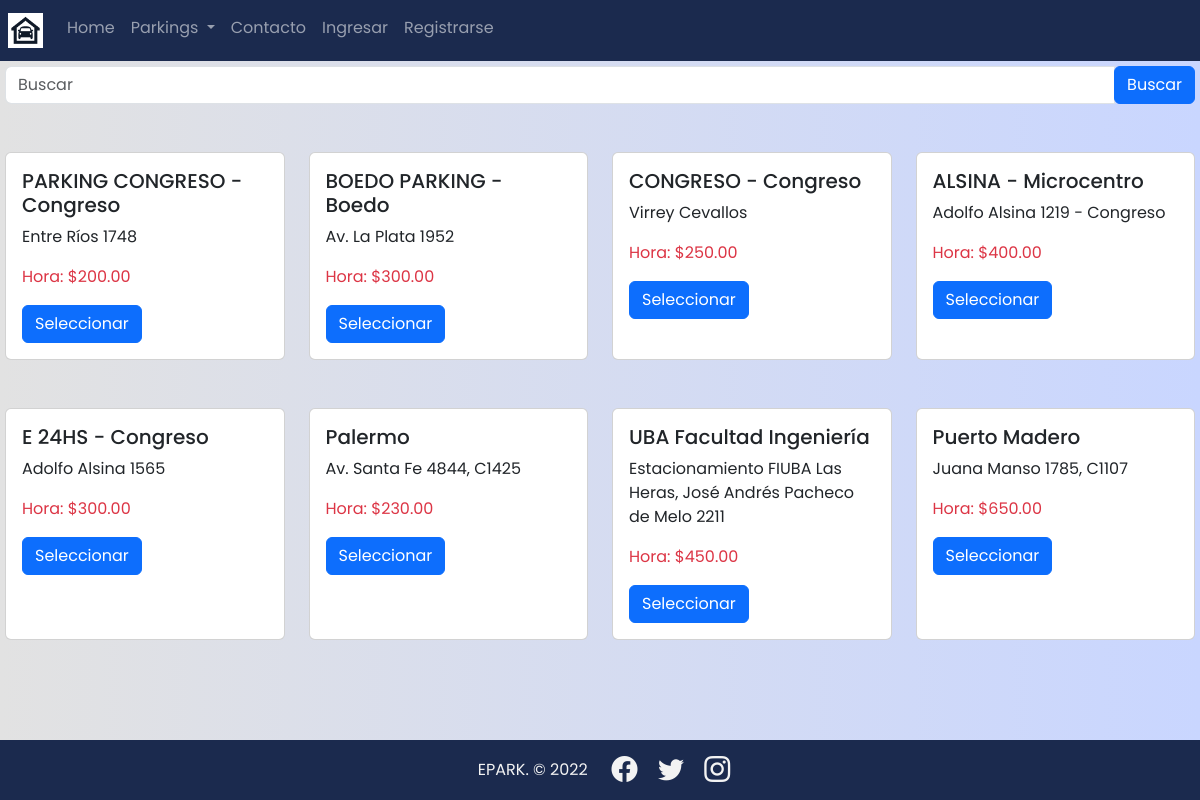
Screenshot of /parking/parkings with the database file from the repository.
### parking/models.py (models this page shows, shortened)
class Parking(models.Model):
    title = models.CharField(max_length=50)
    owner_name = models.CharField(max_length=50)
    owner_surname = models.CharField(max_length=50)
    address_p  = models.TextField()
    price_hour = models.DecimalField(max_digits=10, decimal_places=2, default=0.0)
    price_day = models.DecimalField(max_digits=10, decimal_places=2, default=0.0)
    price_week = models.DecimalField(max_digits=10, decimal_places=2, default=0.0)
    price_month = models.DecimalField(max_digits=10, decimal_places=2, default=0.0)
    phone_p = models.CharField(max_length=20)
    mail_p = models.EmailField()
    country_p = models.CharField(max_length=30)
    city_p = models.CharField(max_length=30)
    slots =  models.IntegerField()
    url_map = models.CharField(max_length=500)
    avalaible = models.BooleanField(default=True)
    slug = models.SlugField(null=False, blank=False, unique=True)
    created_at = models.DateTimeField(auto_now_add=True)

### parking/views.py (the view)
# urls.py: path("parking/parkings", ParkingListView.as_view(), name="parking"),
class ParkingListView(ListView):
    template_name = 'parking/parkings.html'
    queryset = Parking.objects.all()
    def get_context_data(self, **kwargs):
        context = super().get_context_data(**kwargs)
        context['parkings'] = context['object_list']
        return context

### parking/templates/parking/parkings.html
{% extends 'base.html' %}
    {% block content %}
    <div class="row">
        {% include 'parking/snippets/search.html' %}
        {% for parking in object_list %}
        <div class="col-3 mt-5">
            {% include 'parking/snippets/parking.html' %}
        </div>
        {% endfor %}
    </div>
    {% endblock %}

### templates/base.html (shortened to what this page needs)
{% load static %}
<!DOCTYPE html>
<html lang="es">
<head>
    <link href="https://cdn.jsdelivr.net/npm/bootstrap@5.3.0-alpha3/dist/css/bootstrap.min.css" rel="stylesheet">
    <link rel="stylesheet" href="https://cdn.jsdelivr.net/npm/bootstrap-icons@1.4.0/font/bootstrap-icons.css">
    <link rel="stylesheet" href="{% static 'css/styles.css' %}">
</head>
<body>
    {% include 'snippets/navbar.html' %}
    <div class="content">
        {% block content %}
        {% endblock %}
    </div>
    {% include 'snippets/footer.html' %}
</body>
</html>

### templates/snippets/navbar.html (shortened to what this page needs)
{% load static %}
{% url 'login' as login %}
{% url 'register' as register %}
{% url 'reserves:reserve' as reserve %}
<nav class="top-nav-bar navbar navbar-expand-lg navbar-dark bg-ligth p-2" style="background-color: #1b2a4e;">
    <div class="collapse navbar-collapse" id="navbarSupportedContent">
      <ul class="navbar-nav mr-auto">
        <a class="navbar-brand" href="{% url 'index' %}">
          <img src="../../static/image/epark.png" height="35" alt="">
        </a>
        <li class="nav-item active">
          <a class="nav-link" href="{% url 'index' %}">Home</a>
        </li>
        <li class="nav-item dropdown">
            <a class="nav-link dropdown-toggle" href="#" role="button" data-bs-toggle="dropdown" aria-expanded="false" id="navbarDropdown">
            Parkings
          </a>
        </li>
        <li class="nav-item">
            <a class="nav-link" href="{% url 'contact' %}">Contacto</a>
        </li>
        {% if user.is_authenticated %}
        <li class="nav-item">
            <a href="{{ reserve }}" class="nav-link">Mis Reservas</a>
        </li>
        <li class="nav-item">
            <a href="{% url 'logout' %}" class="nav-link text-light fw-bold"><u>{{ user.username }}</u></a>
        </li>
        <li class="nav-item">
            <a href="{% url 'logout' %}" class="nav-link">Salir</a>
        </li>
        {% else %}
        <li class="nav-item  {% if request.path == login %}active {% endif %}">
            <a class="nav-link" href="{% url 'login' %}">Ingresar</a>
        </li>
        <li class="nav-item {% if request.path == register %}active {% endif %}">
            <a class="nav-link" href="{% url 'register' %}">Registrarse</a>
        </li>
        {% endif %}
      </ul>
    </div>
  </nav>

### parking/templates/parking/snippets/search.html
<form action="{% url 'parking:search' %} ">
    <div class="input-group">
        <input type="text" class="form-control" name="q" placeholder="Buscar" value="{{ query }}">
        <div class="input-group-append">
            <input type="submit" value="Buscar" class="btn btn-primary">
        </div>
    </div>
</form>

### parking/templates/parking/snippets/parking.html
<div class="card h-100">
    <div class="col card-body">
        <h5 class="card-title">{{ parking.title }} </h5>
        <p class="card-ted">{{ parking.address_p }} </p>
        <p class="card-ted text-danger">Hora: ${{ parking.price_hour }} </p>
        <a href="{% url 'parking:parking' parking.slug %}"> <button  class="btn btn-primary">Seleccionar</button></a>
    </div>
</div>

### templates/snippets/footer.html
{% load static %}
<section>
    <footer class="d-flex  align-items-center justify-content-center flex-wrap">
        <p class="px-3  pt-3">EPARK. &copy; 2022</p>
        <div id="iconos">
            <a href="#"><i class="bi bi-facebook"></i></a>
            <a href="#"><i class="bi bi-twitter"></i></a>
            <a href="#"><i class="bi bi-instagram"></i></a>
        </div>
    </footer>
</section>

### static/css/styles.css (style rules this page uses)
* { margin: 0; padding: 0; box-sizing: border-box; }
html { min-height: 100%; position: relative; }
body { font-family: 'Poppins', sans-serif; background: #C9D6FF; background: -webkit-linear-gradient(to right, #E2E2E2, #C9D6FF); background: linear-gradient(to right, #E2E2E2, #C9D6FF); }
footer { background: #1b2a4e; min-height: 60px; position: absolute; width: 100%; bottom: 0; min-width: 300px; }
footer p { color:#f3f3f3; text-align:center; }
#iconos i { font-size: 26px; padding: 0 8px; color:#f3f3f3; }
div.content { margin-bottom: 60px; padding: 5px; min-width: 300px; }
nav.top-nav-bar { min-width: 300px; }

### rows the page displays
Parking: title "PARKING CONGRESO - Congreso", address_p "Entre Ríos 1748", price_hour "200.00"
Parking: title "BOEDO PARKING - Boedo", address_p "Av. La Plata 1952", price_hour "300.00"
Parking: title "CONGRESO - Congreso", address_p "Virrey Cevallos", price_hour "250.00"
Parking: title "ALSINA - Microcentro", address_p "Adolfo Alsina 1219 - Congreso", price_hour "400.00"
Parking: title "E 24HS - Congreso", address_p "Adolfo Alsina 1565", price_hour "300.00"
Parking: title "Palermo", address_p "Av. Santa Fe 4844, C1425", price_hour "230.00"
Parking: title "UBA Facultad Ingeniería", address_p "Estacionamiento FIUBA Las Heras, José Andrés Pacheco de Melo 2211", price_hour "450.00"
Parking: title "Puerto Madero", address_p "Juana Manso 1785, C1107", price_hour "650.00"
